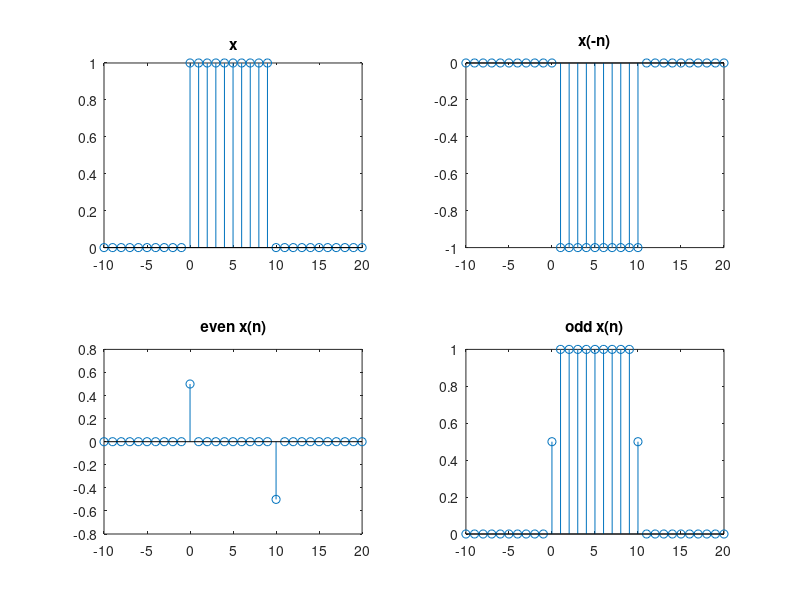

Write MATLAB code to recreate this figure.
clc;
clear;
close all;
%% u1
t1 = [-10 : 1: -1];
t2 = [0: 1: 20];
u1 = zeros(size(t1));
u2 = ones(size(t2));
t = [t1 t2];
un1 = [u1 u2];
%% u2
t3 = [-10 : 1: 9];
t4 = [10: 1: 20];
u3 = zeros(size(t3));
u4 = ones(size(t4));
un2 = [u3 u4];
%% xn
xn= un1 - un2;
%% negxn

negxn1 = xn;
find(negxn1 ==0) = 2;
find(negxn1 ==1) = 0;
find(negxn1 ==2) = 1;

% -u1
t1 = [-10 : 1: 0];
t2 = [1: 1: 20];
u1 = ones(size(t1));
u2 = zeros(size(t2));
t = [t1 t2];
un1 = [u1 u2];
% -u2
t3 = [-10 : 1: 10];
t4 = [11: 1: 20];
u3 = ones(size(t3));
u4 = zeros(size(t4));
un2 = [u3 u4];

negx = un1 - un2;

evex = (1/2)*(xn + negx);
oddx = (1/2)*(xn - negx);

figure
subplot(2,2,1);
stem(t,xn);
title("x");
subplot(2,2,2);
stem(t,negx);
title("x(-n)");
subplot(2,2,3);
stem(t,evex);
title("even x(n)");
subplot(2,2,4);
stem(t,oddx);
title("odd x(n)");
